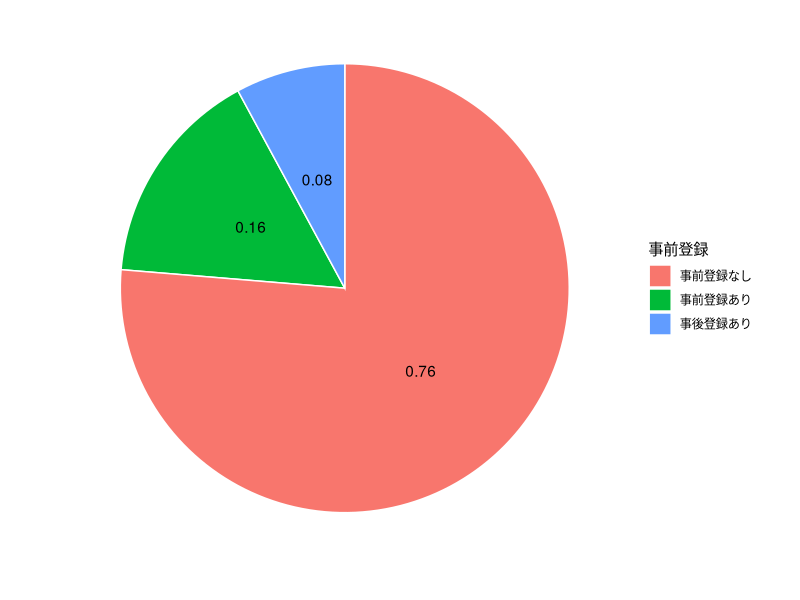
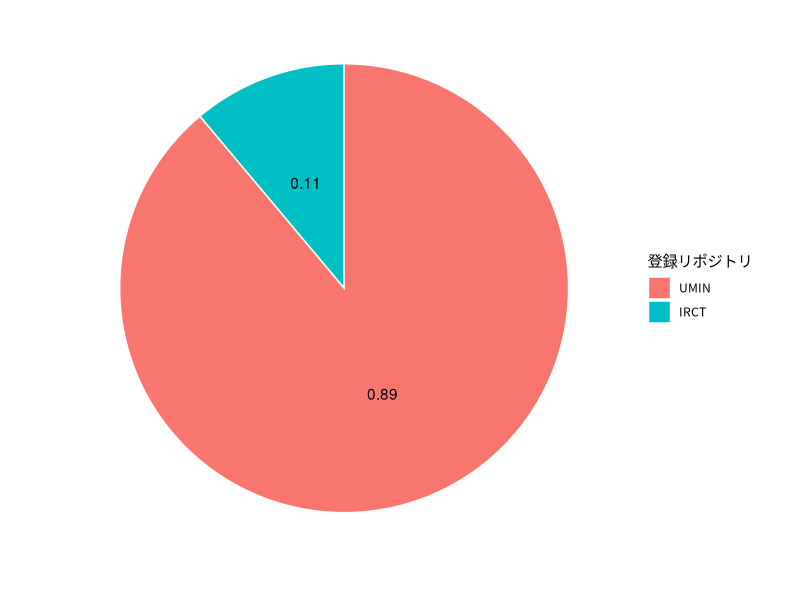
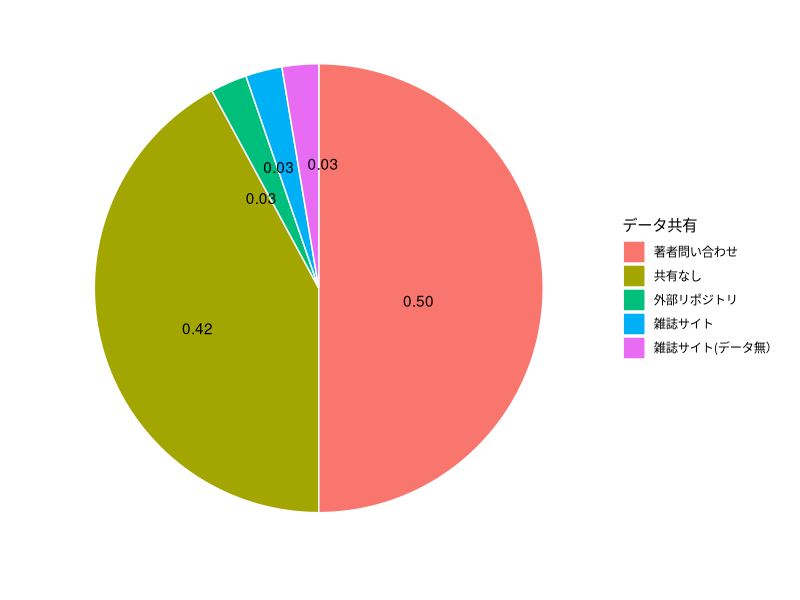
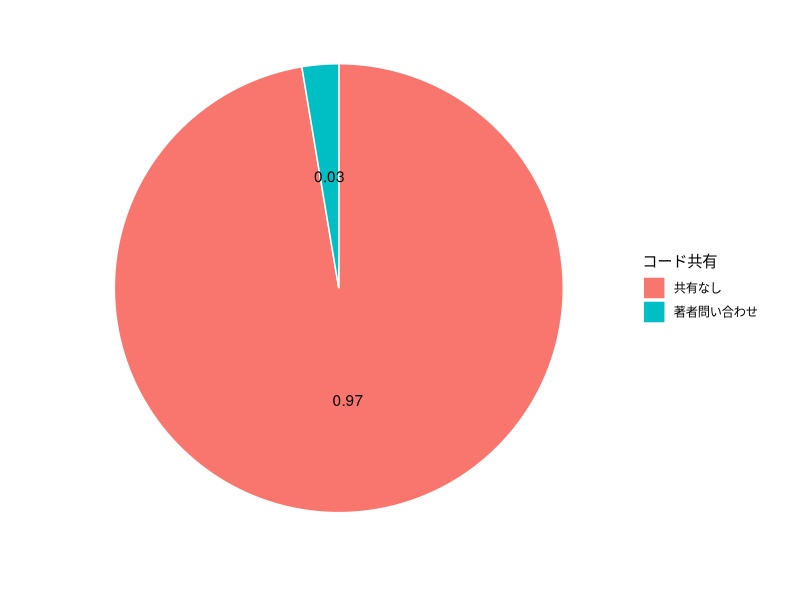
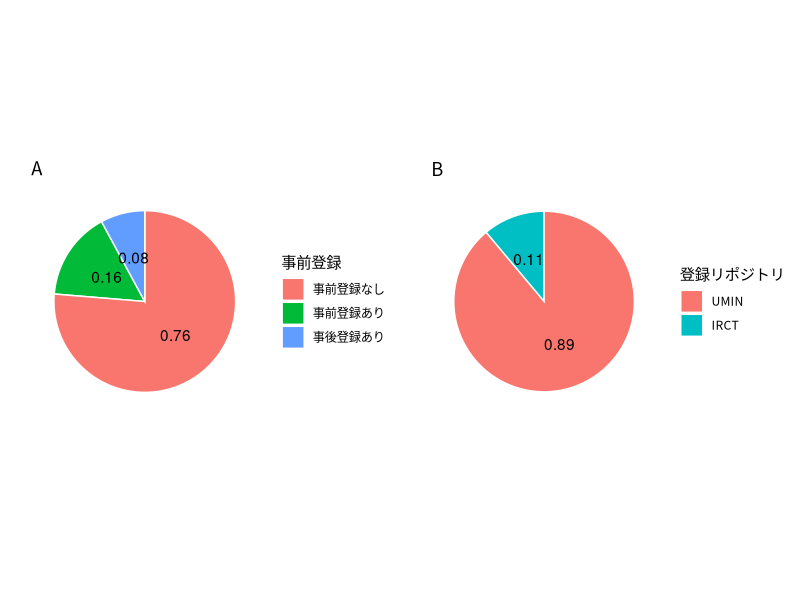
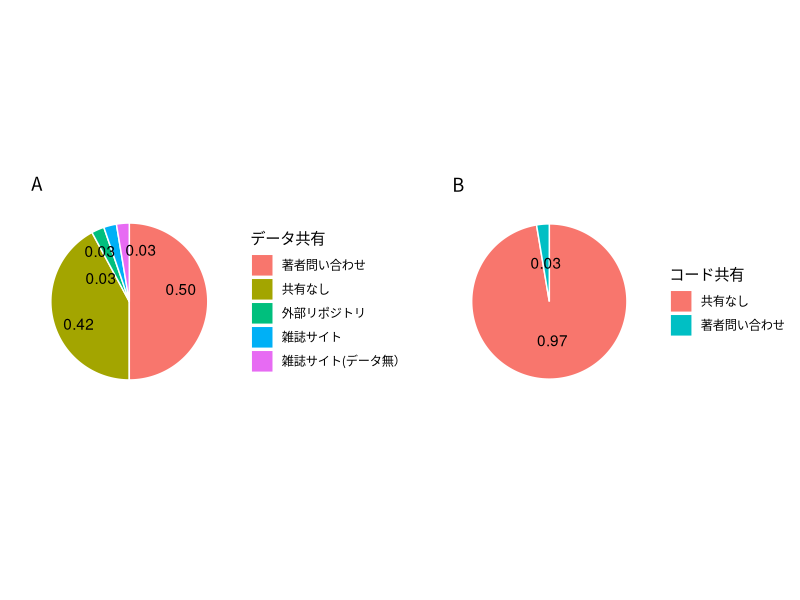

Write R code to recreate these figures, in order.
## ---- chunk 1
library(tidyverse)
library(ggrepel)
library(gridExtra)
library(knitr)
## ---- chunk 2
setwd("../data")
data <- read_csv("data.csv")
## ---- chunk 3
kable(table(data$type))
## ---- chunk 4
data %>% 
  filter(with_data == 1) %>% 
  select(pre_registered) %>% 
  mutate(n = 1) %>% 
  group_by(pre_registered) %>% 
  summarize(total = sum(n)) %>% 
  mutate(percentage = total/sum(total)) %>% 
  ggplot(aes(x = "", y = total, fill = reorder(pre_registered, -total))) +
  geom_bar(width = 1, stat = "identity", color = "white") +
  coord_polar(theta = "y", direction = -1) +
  theme_bw(base_family = "Noto Sans CJK JP") +
  labs(fill = "事前登録") +
  theme(axis.ticks = element_blank(),
        axis.text = element_blank(),
        panel.grid = element_blank(),
        panel.border = element_blank()) +
  xlab("") + ylab("") +
  geom_text(aes(x = 1, label = sprintf("%0.2f", round(percentage, digits = 2))), position = position_stack(vjust = 0.5))
## ---- chunk 5
data %>% 
  filter(with_data == 1 & pre_registered != "事前登録なし") %>% 
  select(where_pre_registered) %>% 
  mutate(n = 1) %>% 
  group_by(where_pre_registered) %>% 
  summarize(total = sum(n)) %>% 
  mutate(percentage = total/sum(total)) %>% 
  ggplot(aes(x = "", y = total, fill = reorder(where_pre_registered, -total))) +
  geom_bar(width = 1, stat = "identity", color = "white") +
  coord_polar(theta = "y", direction = -1) +
  theme_bw(base_family = "Noto Sans CJK JP") +
  labs(fill = "登録リポジトリ") +
  theme(axis.ticks = element_blank(),
        axis.text = element_blank(),
        panel.grid = element_blank(),
        panel.border = element_blank()) +
  xlab("") + ylab("") +
  geom_text(aes(x = 1, label = sprintf("%0.2f", round(percentage, digits = 2))), position = position_stack(vjust = 0.5))
## ---- chunk 6
data %>% 
  filter(with_data == 1) %>% 
  select(share_data) %>% 
  mutate(n = 1) %>% 
  group_by(share_data) %>% 
  summarize(total = sum(n)) %>% 
  mutate(percentage = total/sum(total)) %>% 
  ggplot(aes(x = "", y = total, fill = reorder(share_data, -total))) +
  geom_bar(width = 1, stat = "identity", color = "white") +
  coord_polar(theta = "y", direction = -1) +
  theme_bw(base_family = "Noto Sans CJK JP") +
  labs(fill = "データ共有") +
  theme(axis.ticks = element_blank(),
        axis.text = element_blank(),
        panel.grid = element_blank(),
        panel.border = element_blank()) +
  xlab("") + ylab("") +
  geom_text_repel(aes(x = 1, label = sprintf("%0.2f", round(percentage, digits = 2))), position = position_stack(vjust = 0.5))
## ---- chunk 7
data %>% 
  filter(with_data == 1) %>% 
  select(share_code) %>% 
  mutate(n = 1) %>% 
  group_by(share_code) %>% 
  summarize(total = sum(n)) %>% 
  mutate(percentage = total/sum(total)) %>%
  ggplot(aes(x = "", y = total, fill = reorder(share_code, -total))) +
  geom_bar(width = 1, stat = "identity", color = "white") +
  coord_polar(theta = "y", direction = -1) +
  theme_bw(base_family = "Noto Sans CJK JP") +
  labs(fill = "コード共有") +
  theme(axis.ticks = element_blank(),
        axis.text = element_blank(),
        panel.grid = element_blank(),
        panel.border = element_blank()) +
  xlab("") + ylab("") +
  geom_text(aes(x = 1, label = sprintf("%0.2f", round(percentage, digits = 2))), position = position_stack(vjust = 0.5))
## ---- chunk 8
p1 <- data %>% 
  filter(with_data == 1) %>% 
  select(pre_registered) %>% 
  mutate(n = 1) %>% 
  group_by(pre_registered) %>% 
  summarize(total = sum(n)) %>% 
  mutate(percentage = total/sum(total)) %>% 
  ggplot(aes(x = "", y = total, fill = reorder(pre_registered, -total))) +
  geom_bar(width = 1, stat = "identity", color = "white") +
  coord_polar(theta = "y", direction = -1) +
  theme_bw(base_family = "Noto Sans CJK JP") +
  labs(fill = "事前登録") +
  theme(axis.ticks = element_blank(),
        axis.text = element_blank(),
        panel.grid = element_blank(),
        panel.border = element_blank()) +
  xlab("") + ylab("") +
  geom_text(aes(x = 1, label = sprintf("%0.2f", round(percentage, digits = 2))), position = position_stack(vjust = 0.5))+
  ggtitle("A") 

p2 <- data %>% 
  filter(with_data == 1 & pre_registered != "事前登録なし") %>% 
  select(where_pre_registered) %>% 
  mutate(n = 1) %>% 
  group_by(where_pre_registered) %>% 
  summarize(total = sum(n)) %>% 
  mutate(percentage = total/sum(total)) %>% 
  ggplot(aes(x = "", y = total, fill = reorder(where_pre_registered, -total))) +
  geom_bar(width = 1, stat = "identity", color = "white") +
  coord_polar(theta = "y", direction = -1) +
  theme_bw(base_family = "Noto Sans CJK JP") +
  labs(fill = "登録リポジトリ") +
  theme(axis.ticks = element_blank(),
        axis.text = element_blank(),
        panel.grid = element_blank(),
        panel.border = element_blank()) +
  xlab("") + ylab("") +
  geom_text(aes(x = 1, label = sprintf("%0.2f", round(percentage, digits = 2))), position = position_stack(vjust = 0.5))+
  ggtitle("B") 

grid.arrange(p1, p2, nrow = 1)
## ---- chunk 9
p3 <- data %>% 
  filter(with_data == 1) %>% 
  select(share_data) %>% 
  mutate(n = 1) %>% 
  group_by(share_data) %>% 
  summarize(total = sum(n)) %>% 
  mutate(percentage = total/sum(total)) %>% 
  ggplot(aes(x = "", y = total, fill = reorder(share_data, -total))) +
  geom_bar(width = 1, stat = "identity", color = "white") +
  coord_polar(theta = "y", direction = -1) +
  theme_bw(base_family = "Noto Sans CJK JP") +
  labs(fill = "データ共有") +
  theme(axis.ticks = element_blank(),
        axis.text = element_blank(),
        panel.grid = element_blank(),
        panel.border = element_blank()) +
  xlab("") + ylab("") +
  geom_text_repel(aes(x = 1, label = sprintf("%0.2f", round(percentage, digits = 2))), position = position_stack(vjust = 0.5)) +
  ggtitle("A") 
  
  
p4 <- data %>% 
  filter(with_data == 1) %>% 
  select(share_code) %>% 
  mutate(n = 1) %>% 
  group_by(share_code) %>% 
  summarize(total = sum(n)) %>% 
  mutate(percentage = total/sum(total)) %>%
  ggplot(aes(x = "", y = total, fill = reorder(share_code, -total))) +
  geom_bar(width = 1, stat = "identity", color = "white") +
  coord_polar(theta = "y", direction = -1) +
  theme_bw(base_family = "Noto Sans CJK JP") +
  labs(fill = "コード共有") +
  theme(axis.ticks = element_blank(),
        axis.text = element_blank(),
        panel.grid = element_blank(),
        panel.border = element_blank()) +
  xlab("") + ylab("") +
  geom_text(aes(x = 1, label = sprintf("%0.2f", round(percentage, digits = 2))), position = position_stack(vjust = 0.5))　+
  ggtitle("B") 

grid.arrange(p3, p4, widths=c(1,0.9), nrow = 1)
